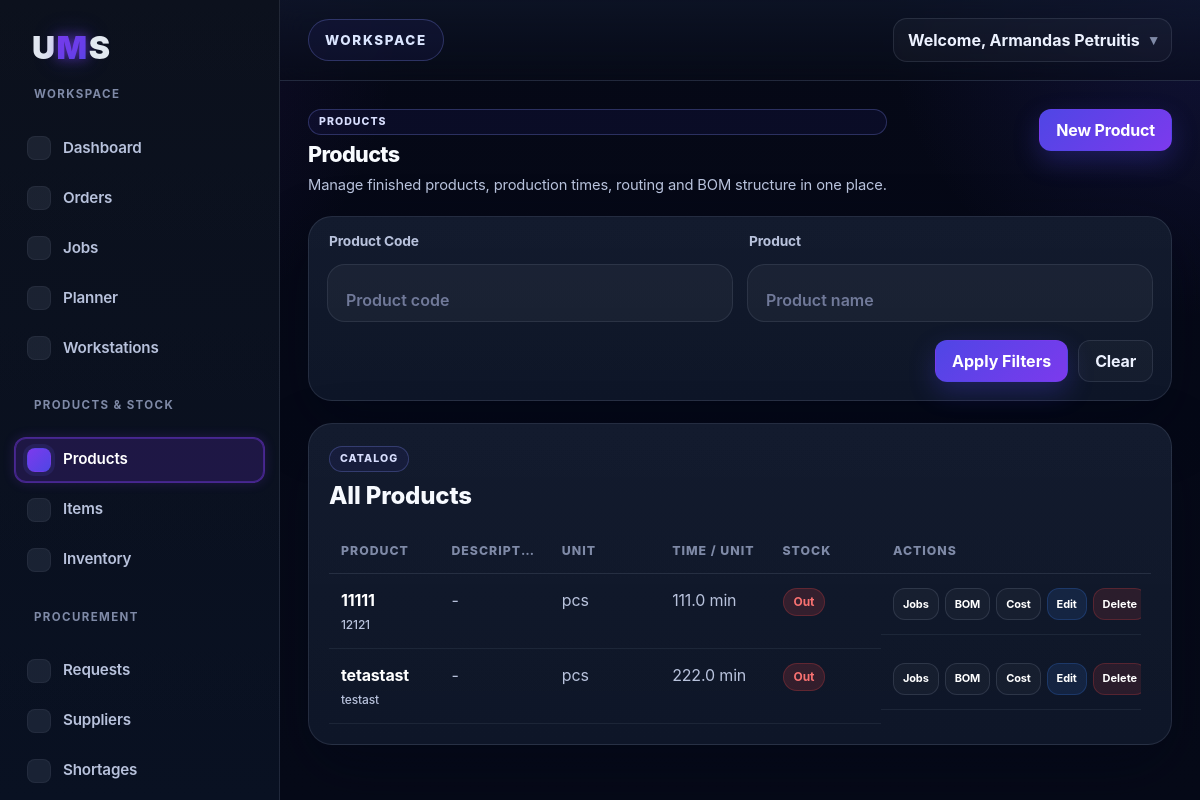
Before: /products (signed in) with the older database file.
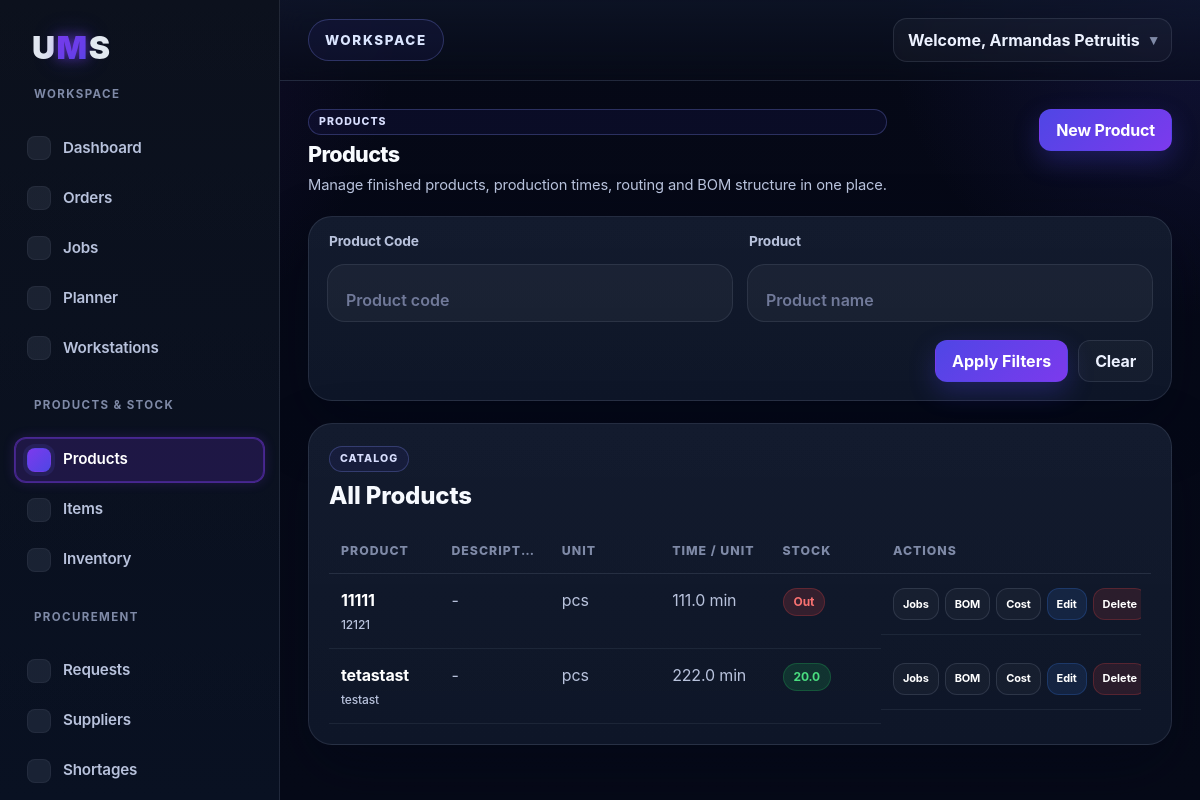
After: the same page with the newer database file.
### tables this page shows
CREATE TABLE products (
        id INTEGER PRIMARY KEY AUTOINCREMENT,
        product_code TEXT NOT NULL,
        product_name TEXT NOT NULL,
        description TEXT,
        measurement_unit TEXT NOT NULL
    , time_per_unit REAL NOT NULL DEFAULT 0, stock_quantity REAL NOT NULL DEFAULT 0, company_id INTEGER);

### app.py (the view)
@app.route("/products")
def products():
    if not is_logged_in():
        return redirect(url_for("login"))
    company_id = get_company_id()
    product_code = request.args.get("product_code", "").strip()
    product_name = request.args.get("product_name", "").strip()
    conn = sqlite3.connect("database.db")
    cursor = conn.cursor()
    query = """
        SELECT
            id,
            product_code,
            product_name,
            description,
            measurement_unit,
            time_per_unit,
            stock_quantity
        FROM products
        WHERE company_id = ?
    """
    params = [company_id]
    if product_code:
        query += " AND product_code LIKE ?"
        params.append(f"%{product_code}%")
    if product_name:
        query += " AND product_name LIKE ?"
        params.append(f"%{product_name}%")
    query += " ORDER BY id DESC"
    cursor.execute(query, params)
    rows = cursor.fetchall()
    conn.close()
    products = []
    for row in rows:
        products.append({
            "id": row[0],
            "product_code": row[1],
            "product_name": row[2],
            "description": row[3],
            "measurement_unit": row[4],
            "time_per_unit": row[5] if row[5] is not None else 0,
            "stock_quantity": row[6] if row[6] is not None else 0
        })
    filters = {
        "product_code": product_code,
        "product_name": product_name
    }
    return render_template(
        "products.html",
        products=products,
        filters=filters,
        active_page="products"
    )

### app.py (called while the page is built)
def is_logged_in():
    return "user_id" in session

def get_company_id():
    company_id = session.get("company_id")
    if not company_id:
        raise ValueError("Missing company_id in session.")
    return company_id

def get_current_user_role():
    return (session.get("user_role") or "worker").strip().lower()

def get_role_default_permissions(role):
    return set(ROLE_DEFAULT_PERMISSIONS.get((role or "worker").lower(), set()))

def get_user_permission_overrides(user_id):
    conn = sqlite3.connect("database.db")
    cursor = conn.cursor()
    cursor.execute("""
        SELECT permission_key, allowed
        FROM user_permissions
        WHERE user_id = ?
    """, (user_id,))
    rows = cursor.fetchall()
    conn.close()
    overrides = {}
    for permission_key, allowed in rows:
        overrides[permission_key] = bool(allowed)
    return overrides

### templates/products.html (shortened to what the changed rows need)
{% extends "base.html" %}
{% block content %}
<div class="jobs-header">
  <div class="jobs-header-left">
    <h1>Products</h1>
  </div>
</div>
<div class="dashboard-table-card">
  <div class="table-wrapper">
    <table class="orders-table products-table">
      <thead>
        <tr>
          <th>Product</th>
          <th>Description</th>
          <th>Unit</th>
          <th>Time / Unit</th>
          <th>Stock</th>
          <th>Actions</th>
        </tr>
      </thead>
      <tbody>
        {% if products %}
          {% for product in products %}
            <tr>
              <td data-label="Product">
                <div class="product-cell">
                  <strong>{{ product.product_name }}</strong>
                  <span class="product-sub">{{ product.product_code }}</span>
                </div>
              </td>
              <td data-label="Description" class="product-description-cell" title="{{ product.description if product.description else '-' }}">
                {{ product.description if product.description else "-" }}
              </td>
              <td data-label="Unit">
                {{ product.measurement_unit }}
              </td>
              <td data-label="Time / Unit">
                {{ product.time_per_unit }} min
              </td>
              <td data-label="Stock">
                {% if product.stock_quantity <= 0 %}
                  <span class="stock-badge danger">Out</span>
                {% elif product.stock_quantity < 10 %}
                  <span class="stock-badge warning">{{ product.stock_quantity }}</span>
                {% else %}
                  <span class="stock-badge ok">{{ product.stock_quantity }}</span>
                {% endif %}
              </td>
              <td data-label="Actions" class="actions-cell product-actions-cell">
                <a href="{{ url_for('product_jobs', product_id=product.id) }}" class="table-action-btn btn-neutral action-btn-compact">Jobs</a>
                <a href="{{ url_for('product_bom', product_id=product.id) }}" class="table-action-btn btn-neutral action-btn-compact">BOM</a>
                <a href="{{ url_for('product_cost', product_id=product.id) }}" class="table-action-btn btn-neutral action-btn-compact">Cost</a>
                <a href="{{ url_for('edit_product', product_id=product.id) }}" class="table-action-btn btn-edit action-btn-compact">Edit</a>
                <form method="POST"
                      action="{{ url_for('delete_product', product_id=product.id) }}"
                      class="inline-form"
                      onsubmit="return confirm('Are you sure you want to delete this product?');">
                  <button type="submit" class="table-action-btn btn-delete action-btn-compact">Delete</button>
                </form>
              </td>
            </tr>
          {% endfor %}
        {% else %}
          <tr>
            <td colspan="6" class="empty-table-message">No products found.</td>
          </tr>
        {% endif %}
      </tbody>
    </table>
  </div>
</div>
{% endblock %}

Changed rows visible on the page:
changed products "tetastast": stock_quantity (not shown) → "20.0"; no longer shows "Out"
